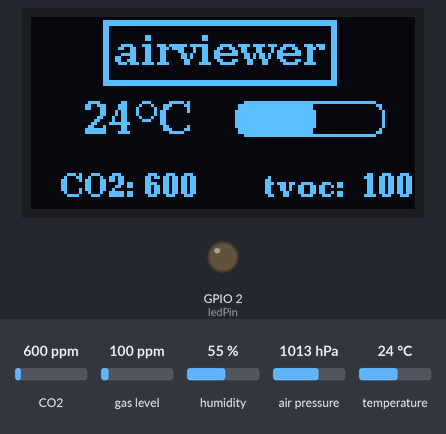
Simulated run of this program. Board: ESP32. Parts: 128×64 one-colour display, output pins drawn as LEDs (lit = HIGH). Inputs (shaded band) come from the test bench; at power-on: CO2 600 ppm, gas level 100 ppm, humidity 55 %, temperature 24 °C, air pressure 1013 hPa. What the program prints to the serial monitor is not drawn.

Above: at 12.3 s.
12.4 s: CO2 set to 452 ppm
At 13.9 s:
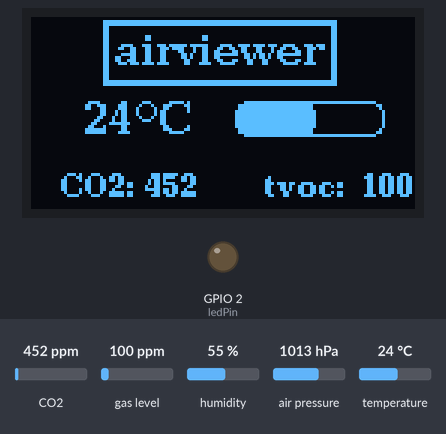
14.6 s: gas level set to 20 ppm
At 16.2 s:
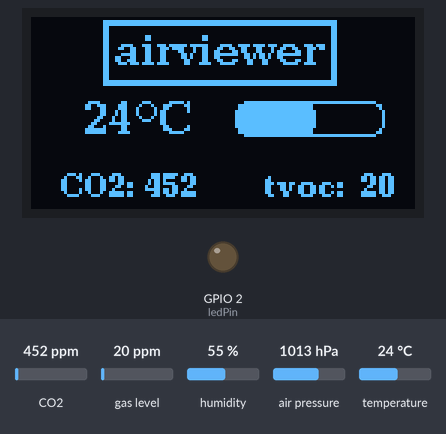
16.8 s: CO2 set to 1050 ppm
At 17.9 s:
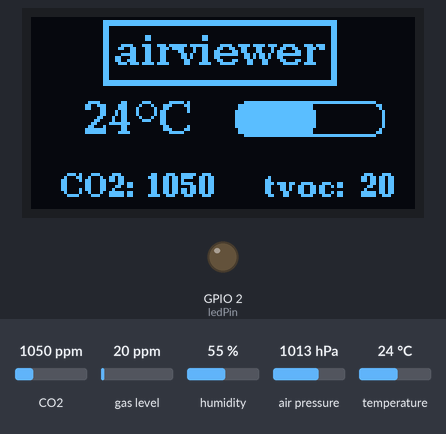
18.9 s: humidity set to 22 %
At 20.5 s:
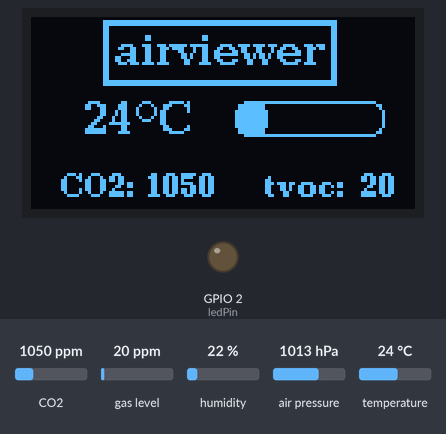
21.1 s: temperature set to 12 °C
At 23.1 s:
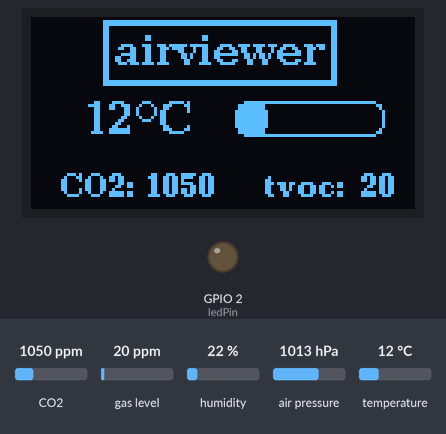
Timing chart, 0 to 24.2 s (numbered marks = the images above; inputs shaded):
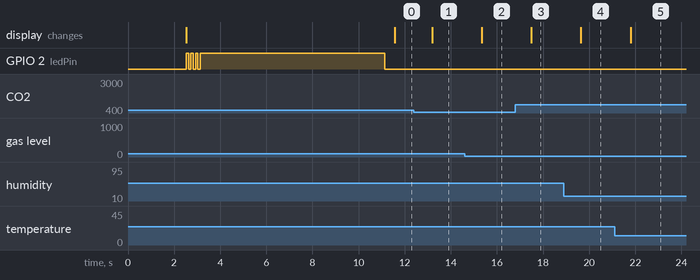

The program:

main.cpp
```cpp
#include <U8g2lib.h>
#include <SPI.h>
#include <Wire.h>
//#include <Adafruit_SSD1306.h>
#include "Adafruit_CCS811.h"
#include <Adafruit_BME280.h>

#define OLED_DC 19
#define OLED_CS 5
#define OLED_CLK 18
#define OLED_MOSI 23
#define OLED_RESET 4

int ledPin = 2;

unsigned int samplingTime = 280;
unsigned int deltaTime = 40;
unsigned int sleepTime = 9680;

float voMeasured = 0;
float calcVoltage = 0;
float pres = 0;
float temp = 0;
float hum = 0;

U8G2_SSD1306_128X64_NONAME_1_4W_SW_SPI u8g2(U8G2_R2, /* clock=*/ OLED_CLK, /* data=*/ OLED_MOSI, /* cs=*/ OLED_CS, /* dc=*/ OLED_DC, /* reset=*/ OLED_RESET);
Adafruit_CCS811 ccs;
Adafruit_BME280 bme;


void drawHorizontalBar(int x, int y, int width, int height, int value, int maxValue) {
  int filledWidth = map(value, 0, maxValue, 0, width); // Map value to bar width
  u8g2.drawRFrame(x, y, width, height,4); // Draw border
  u8g2.drawRBox(x, y, filledWidth, height,4); // Fill bar
}


void setup() {
  // put your setup code here, to run once:
  delay(2500);
  Serial.begin(9600);
  u8g2.begin();
    pinMode(ledPin, OUTPUT);

  // Light flashes to indicate setup initialization
  for (int i = 0; i < 3; i++) {
    digitalWrite(ledPin, HIGH);
    delay(100);
    digitalWrite(ledPin, LOW);
    delay(100);
  }

  // Flash LED to indicate start of setup
  digitalWrite(ledPin, HIGH);
  delay(3000);
  delay(5000); // Wait for 5 seconds
  digitalWrite(ledPin, LOW);


  if(!ccs.begin()){
    Serial.println("Failed to start CCS sensor! Please check your wiring.");
  }


  if(!bme.begin(0x76)){
    Serial.println("Failed to start BME sensor! Please check your wiring.");
  }

  //while(!ccs.available());
}

void loop() {

  ccs.readData();


  char co2buff[20]; // Create a buffer to hold the string representation of the CO2 value
  char tvocbuff[20]; // Create a buffer to hold the string representation of the CO2 value


  u8g2.firstPage();
  do {
    u8g2.setFont(u8g2_font_ncenB10_tr);
    //u8g2.drawStr(25,13,"AirView");
    u8g2.drawButtonUTF8(28, 16, U8G2_BTN_BW2, 0,  2,  2, "airviewer" );
    u8g2.setFont(u8g2_font_ncenB08_tr);

    ///////////////////////////////////////////////////////
    // read information -> to be tidied up to a 1 liner
    //////////////////////////////////////////////////////
    size_t co2_value = ccs.geteCO2(); // Get the CO2 value
    sprintf(co2buff, "%zu", co2_value); // Convert the size_t value to a string
    size_t tvoc_value = ccs.getTVOC(); // Get the CO2 value
    sprintf(tvocbuff, "%zu", tvoc_value); // Convert the size_t value to a string
    temp = bme.readTemperature();
    pres = bme.readPressure() / 100.0F;
    hum = bme.readHumidity();


    // Serial outputs for debug - (is screen bugged or is read)
    Serial.println("Temp:");
    Serial.println(bme.readTemperature());
    Serial.println("Humidity:");
    Serial.println(bme.readHumidity());
    Serial.println("CO2: ");
    Serial.println(ccs.geteCO2());
    Serial.println("TVOC: ");
    Serial.println(ccs.getTVOC());

    // u8g2.setFont(u8g2_font_squeezed_r6_tr);
    u8g2.setFont(u8g2_font_ncenB10_tr);
    u8g2.setCursor(18, 39);
    int temp = round(bme.readTemperature());
    u8g2.print(temp);
    u8g2.drawCircle(38, 31, 3, U8G2_DRAW_ALL);
    u8g2.setCursor(43, 39);
    u8g2.print("C");

    u8g2.setFont(u8g2_font_ncenB08_tr);


    // humidity bar
    // Humidity out of 100%
    u8g2.setCursor(90, 33);
    drawHorizontalBar(68, 28, 50, 12, bme.readHumidity(), 100);

    //u8g2.print(bme.readHumidity());
    //u8g2.drawStr(90,33,"hum%");


    // larger font for text info

    // bottom row - text values
    u8g2.setCursor(10, 60);
    u8g2.print("CO2:");
    u8g2.setCursor(38, 60);
    u8g2.print(ccs.geteCO2());
    u8g2.setCursor(78, 60);
    u8g2.print("tvoc:");
    u8g2.setCursor(110, 60);
    u8g2.print(ccs.getTVOC());

    // right column
    /*
    u8g2.setCursor(65, 36);
    u8g2.print("temp:");
    u8g2.setCursor(97, 36);
    u8g2.print(bme.readTemperature());
    u8g2.setCursor(65, 48);
    u8g2.print("pres:");
    u8g2.setCursor(93, 48);
    u8g2.print(bme.readPressure() / 100.0F);
    Serial.println("Pressure:");
    Serial.println(bme.readPressure() / 100.0F);
    */


    //u8g2.setCursor(65, 51);
    //u8g2.print("hum:");
    //u8g2.setCursor(95, 51);
    //u8g2.print(bme.readHumidity());

  } while ( u8g2.nextPage() );
    delay(100);
}
```

Measured:
- after the input at 12.4 s, the display: changes after 0.79 s (image 1)
- after the input at 14.6 s, the display: changes after 0.74 s (image 2)
- after the input at 16.8 s, the display: changes after 0.68 s (image 3)
- after the input at 18.9 s, the display: changes after 0.74 s (image 4)
- after the input at 21.1 s, the display: changes after 0.70 s (image 5)
